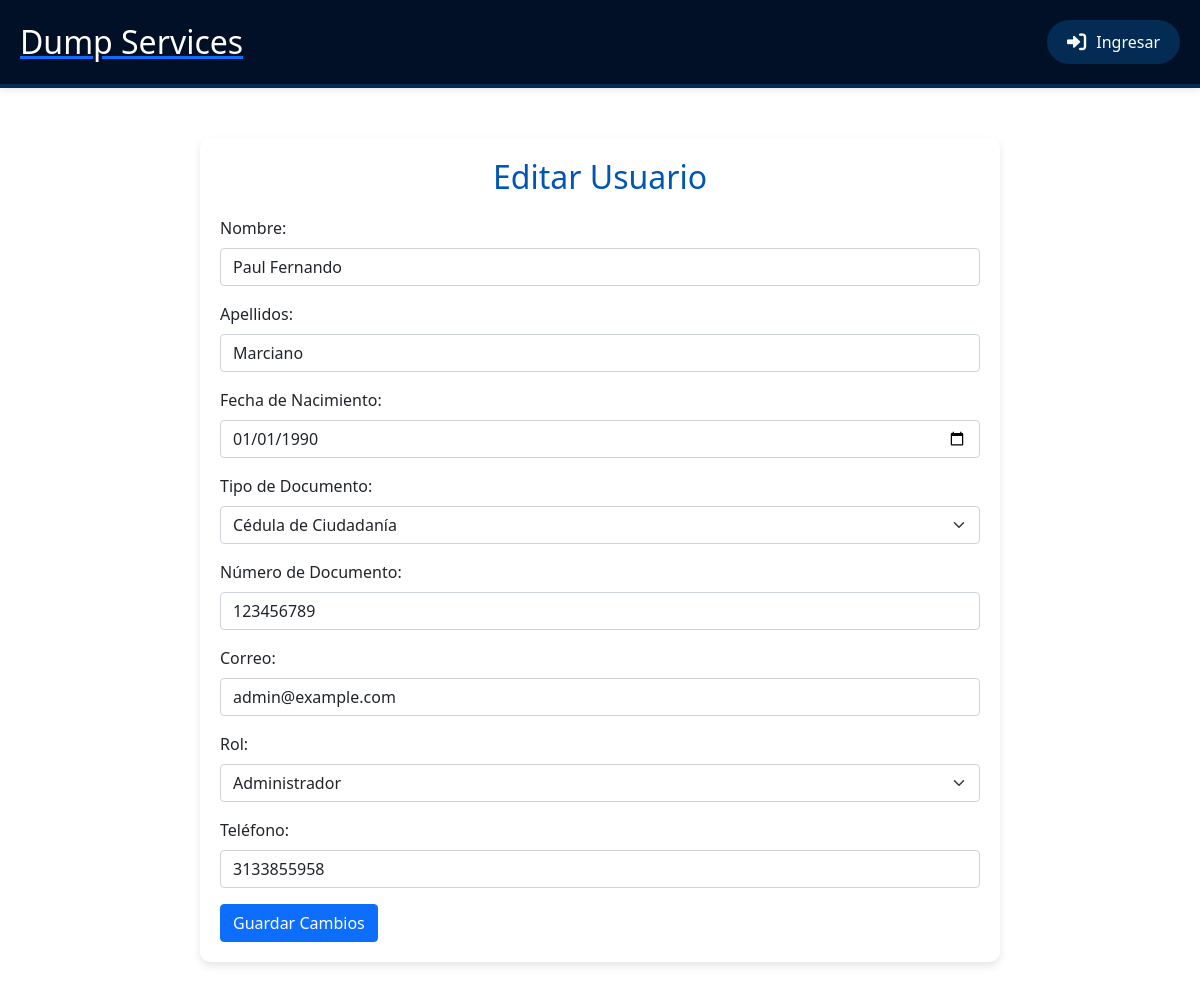
/edit_usuario.php?id=4, run on an earlier commit of the app's database.
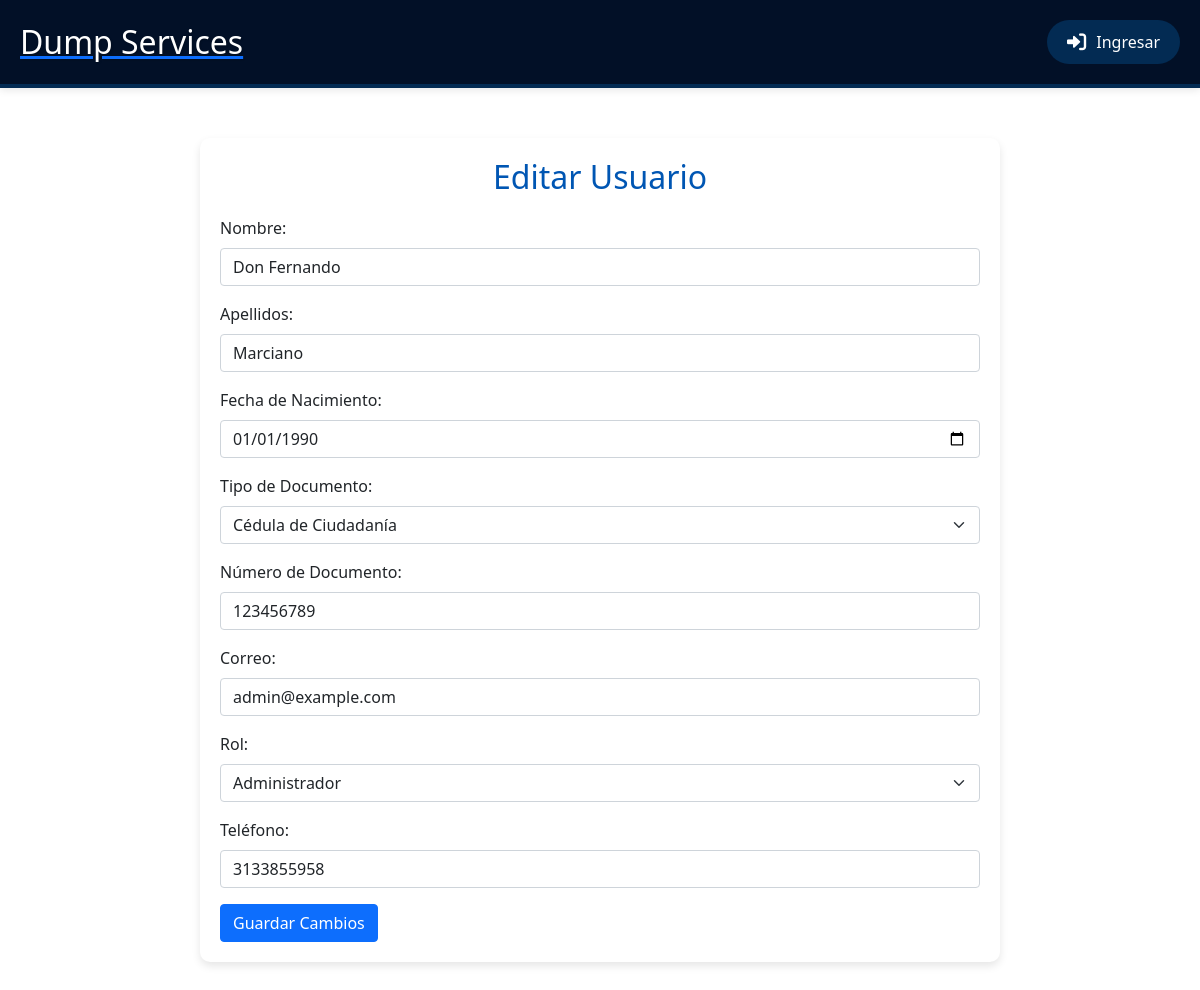
And on a later commit of the database.
### tables this page shows
CREATE TABLE `usuarios` (
  `id` int(11) NOT NULL,
  `nombre` varchar(50) NOT NULL,
  `apellidos` varchar(50) NOT NULL,
  `fecha_nacimiento` date NOT NULL,
  `tipo_documento` enum('cc','ce') NOT NULL,
  `numero_documento` varchar(20) NOT NULL,
  `correo` varchar(100) NOT NULL,
  `rol` enum('administrador','operador_logistico','solicitante_transporte') NOT NULL,
  `contrasena` varchar(255) NOT NULL,
  `telefono` varchar(20) DEFAULT NULL
);

### edit_usuario.php (the view, shortened to what this page needs)
<?php
include 'conexion.php';
include 'header.php';
$user = [];
if (isset($_GET['id'])) {
    $userId = $_GET['id'];
    $sql = "SELECT * FROM usuarios WHERE id = $userId";
    $result = $conn->query($sql);
    $user = $result->fetch_assoc();
}
?>
<!DOCTYPE html>
<html lang="es">
<head>
    <link href="https://cdn.jsdelivr.net/npm/bootstrap@5.1.3/dist/css/bootstrap.min.css" rel="stylesheet">
</head>
<body>
    <div class="container">
        <h2>Editar Usuario</h2>
        <form action="edit_usuario.php" method="POST" enctype="multipart/form-data">
            <div class="mb-3">
                <label for="nombre" class="form-label">Nombre:</label>
                <input type="text" class="form-control" id="nombre" name="nombre" value="<?php echo $user['nombre']; ?>" required>
            </div>
            <div class="mb-3">
                <label for="apellidos" class="form-label">Apellidos:</label>
                <input type="text" class="form-control" id="apellidos" name="apellidos" value="<?php echo $user['apellidos']; ?>" required>
            </div>
            <div class="mb-3">
                <label for="fecha_nacimiento" class="form-label">Fecha de Nacimiento:</label>
                <input type="date" class="form-control" id="fecha_nacimiento" name="fecha_nacimiento" value="<?php echo $user['fecha_nacimiento']; ?>" required>
            </div>
            <div class="mb-3">
                <label for="tipo_documento" class="form-label">Tipo de Documento:</label>
                <select class="form-select" id="tipo_documento" name="tipo_documento" required>
                    <option value="cc" <?php echo ($user['tipo_documento'] == 'cc') ? 'selected' : ''; ?>>Cédula de Ciudadanía</option>
                </select>
            </div>
            <div class="mb-3">
                <label for="numero_documento" class="form-label">Número de Documento:</label>
                <input type="text" class="form-control" id="numero_documento" name="numero_documento" value="<?php echo $user['numero_documento']; ?>" required>
            </div>
            <div class="mb-3">
                <label for="correo" class="form-label">Correo:</label>
                <input type="email" class="form-control" id="correo" name="correo" value="<?php echo $user['correo']; ?>" required>
            </div>
            <div class="mb-3">
                <label for="rol" class="form-label">Rol:</label>
                <select class="form-select" id="rol" name="rol" required>
                    <option value="administrador" <?php echo ($user['rol'] == 'administrador') ? 'selected' : ''; ?>>Administrador</option>
                </select>
            </div>
            <div class="mb-3">
                <label for="telefono" class="form-label">Teléfono:</label>
                <input type="text" class="form-control" id="telefono" name="telefono" value="<?php echo $user['telefono']; ?>">
            </div>
            <button type="submit" name="edit_user" class="btn btn-primary">Guardar Cambios</button>
        </form>
    </div>
</body>
</html>

What changed in the data, as far as the page shows it:
changed usuarios "Marciano": nombre "Paul Fernando" → "Don Fernando"
